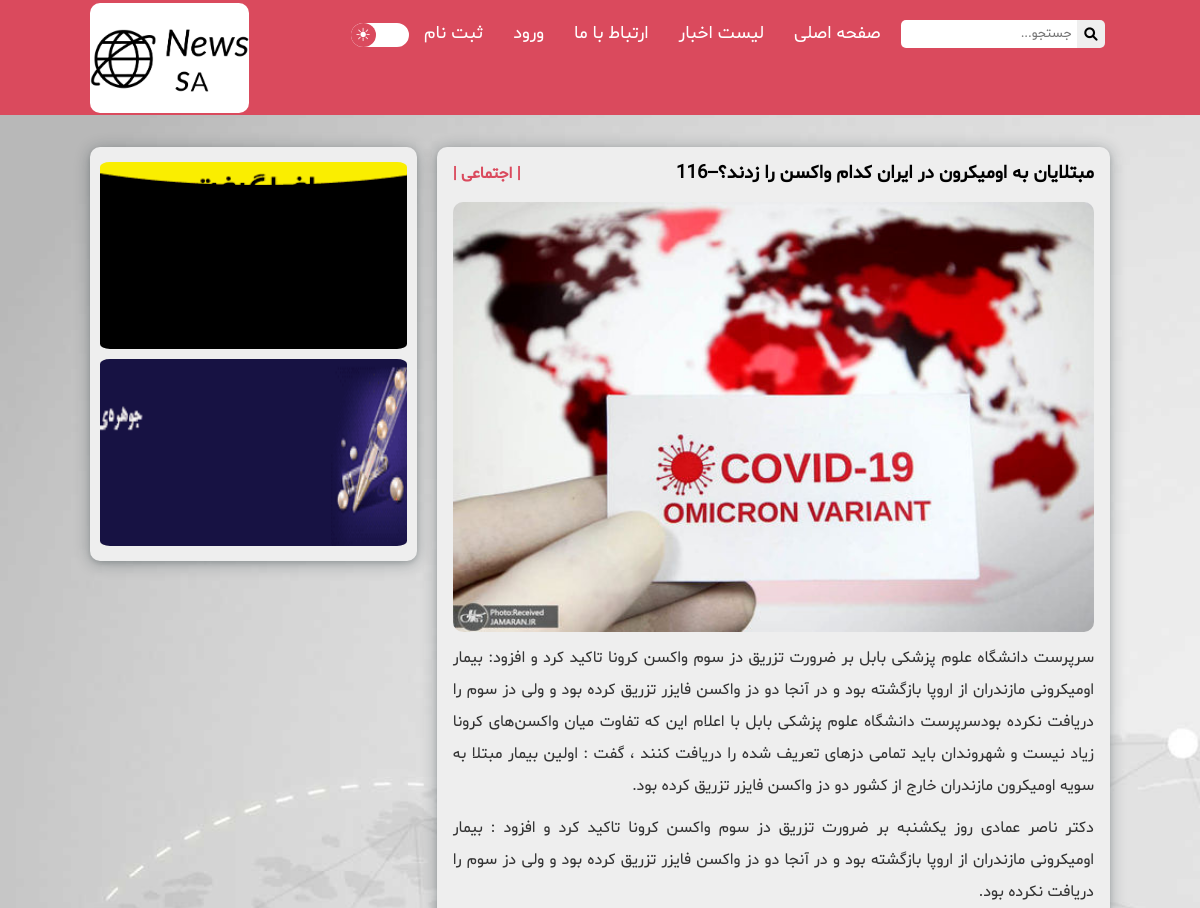
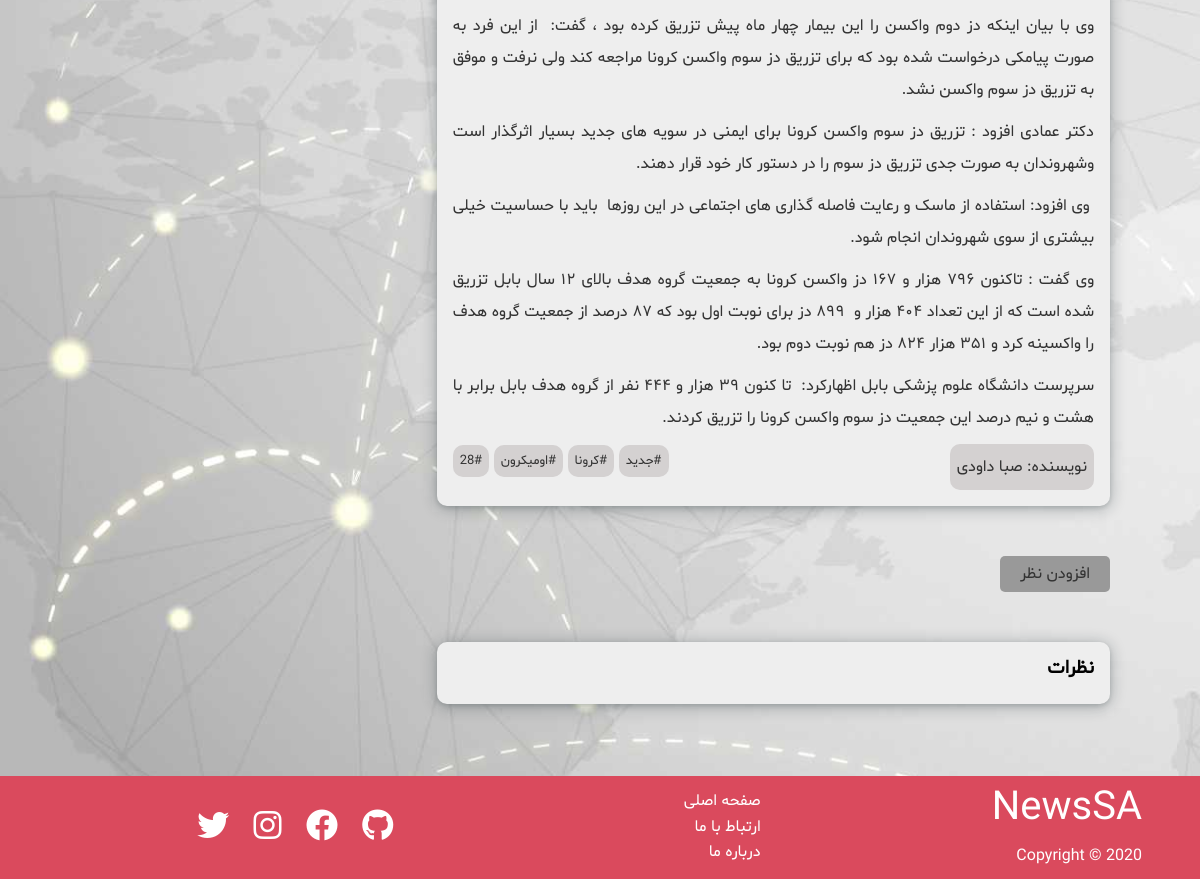
The page /article/28 on the database its author committed (2 pictures, top to bottom).
### weblog/models.py (models this page shows, shortened)
class Post(models.Model):
    title = models.CharField(max_length=60)
    image = models.ImageField(upload_to="posts-images", null=True)
    date = models.DateField(default=now())
    visitors = models.PositiveIntegerField(default=0)
    body = RichTextField(blank=True, null=True)
    author = models.ForeignKey(
        User, on_delete=models.CASCADE, null=True)
    tags = models.ManyToManyField(Tag)
    category = models.ForeignKey(Category, on_delete=models.CASCADE, null=True)
    promote = models.BooleanField(default=False, null=True)

class Category(models.Model):
    name = models.CharField(max_length=20)
    def __str__(self):
        return self.name

class Tag(models.Model):
    caption = models.CharField(max_length=20)

### weblog/views.py (the view)
# urls.py: path('article/<int:id>', views.ArticleDetailView, name="article-detail"),
def ArticleDetailView(request, id):
    post = get_object_or_404(Post, id=id)
    post.visitors += 1
    post.save()
    comments = Comment.objects.filter(parent__isnull=True, post=post,status=True)
    return render(request, "weblog/article_details.html", {
        "post": post,
        "comments": comments,
    })

### weblog/templates/weblog/article_details.html (shortened to what this page needs)
{% extends 'base.html' %}
{% load static %}
{% block content %}
<div class="more">
    <div class="container grid">
        <div class="grid" id="more_side_right">
            <div class="more-head flex">
                <h3><a href="">{{ post.title }}--{{ post.visitors }}</a></h3>
                <h4><a href="">| {{ post.category }} |</a></h4>
            </div>
            <img src="{{ post.image.url }}" alt="">
            {{ post.body|safe }}
            <span class="tag">
                <span style="font-size: medium">نویسنده: {{ post.author.first_name }} {{ post.author.last_name }}</span>
                <div>
                    {% for tag in post.tags.all %}
                    <span>#<a href="{% url 'all-posts' %}?q={{ tag.caption }}">{{ tag.caption }}</a></span>
                {% endfor %}
                <span>#{{post.id}}</span>
                </div>
            </span>
        </div>
        <br>
        <br>
        <div class="sidebar">
            <div class="grid" id="more_side_left">
                <div class="slideShow_ads" style="position: sticky;">
                    <div class="iframe">
                        <a href="#">
                            <div class="adsSlides adsFade">
                                <img src="{% static 'images/gif1.gif' %}" alt="">
                            </div>
                        </a>
                    </div>
                        <div class="iframe">
                            <a href="#">
                                <div class="adsSlides2 adsFade">
                                    <img src="{% static 'images/gif3.gif' %}" alt="">
                                </div>
                            </a>
                        </div>
                </div>
            </div>
        </div>
        <div class="add-comment">
            <a id="add-comment-btn" href="{% url 'add-comment' post.pk %}">افزودن نظر</a>
        </div>
        <div class="grid comment">
            <h3>نظرات</h3>
        </div>
    </div>
</div>
{% endblock content %}

### static/css/style.css (style rules this page uses)
* { box-sizing: border-box; padding: 0; margin: 0; font-family: Tanha; }
body { background-color: #333; color: #333; line-height: 1.6; background-attachment: fixed; background-repeat: no-repeat; background-size: cover; }
a { text-decoration: none; color: #333; }
p { margin: 10px 0; }
img { width: 100%; height: 100%; border-radius: 10px; }
.iframe img { height: 197px; width: 100%; padding: 5px 0; }
.more { margin: 1rem 0; line-height: 2; }
.more .container { margin: 1rem auto; }
.more .container p { margin: 0; text-align: justify; }
.more .flex { justify-content: space-between; }
.more .grid { grid-template-columns: repeat(3, 1fr); align-items: flex-start; height: auto; }
.more .container .grid { border-radius: 10px; padding: 0.5rem 1rem 1rem 1rem; grid-template-columns: 1fr; grid-column: 1/3; gap: 10px; align-items: flex-start; height: auto; margin: 1rem auto; }
.more-head h4 a { color: var(--primary-color); white-space: nowrap; }
.more .tag { display: flex; justify-content: space-between; gap: 10px; }
.more .tag span { font-size: small; padding: 7px; border-radius: 10px; justify-self: end; }
.more .container .sidebar { grid-row: 1/6; grid-column: 3/4; width: 100%; height: 100%; }
.more .container .sidebar .grid { border: none; grid-template-columns: 1fr; padding: 10px; }

### static/css/light.css (style rules this page uses)
:root { --primary-color: #da4a5d; --content-color: #646464; }
body { background-image: url("../images/cool-background.jpg"); }
.more .container .grid { box-shadow: rgba(14, 30, 37, 0.12) 0px 2px 4px 0px, rgba(14, 30, 37, 0.32) 0px 2px 16px 0px; background-color: #eeeeee; }
.more-head h3 a { color: #000000; }
.more .tag span { background-color: rgb(212, 209, 209); }
.more-head h3 a { color: black; }
.more-head h4 a { color: var(--primary-color); }
.comment h3 { color: black; }

### static/css/slideShow.css (style rules this page uses)
* { box-sizing: border-box }
body { font-family: Verdana, sans-serif; margin:0 }
img { vertical-align: middle; }
.comment { display: block; right: -100px; }
.grid .comment { grid-column-start: 1; width: 100%; grid-column-end: 1; justify-content: start; }
.add-comment { align-self: center; grid-row: 2; }
#add-comment-btn { padding: 7px 20px; border-radius: 5px; background-color: rgb(153, 153, 153); transform: scale(1.01); }

### static/css/utilities.css (style rules this page uses)
.container { max-width: 1100px; margin: 0 auto; overflow: auto; padding: 0 40px; }
.flex { display: flex; justify-content: center; align-items: center; height: 100%; }
.grid { display: grid; grid-template-columns: repeat(2, 1fr); gap: 20px; justify-content: center; align-items: center; height: 100%; }

### static/css/ex.css (style rules this page uses)
.adsSlides { display: none; }
.adsSlides2 { display: none; }
.iframe a { position: relative; margin: auto; }

### static/css/dark.css (style rules this page uses)
:root { --primary-color: #63429d; --secondary-color: #9478c5; --content-color: #cac7c7; }
h2, h1, p, a { color: var(--content-color); }
body { background-image: url("../images/dark.jpg"); }
.more .container .grid { box-shadow: rgb(122, 122, 122) 0px 2px 4px 0px, rgb(122, 122, 122) 0px 2px 16px 0px; background-color: #3a3a3a; }
.more .tag span { font-size: small; padding: 5px; border-radius: 10px; justify-self: end; background-color: rgb(87, 87, 87); color: var(--content-color); }
.more-head h3 a { color: var(--content-color); }
.more-head h4 a { color: var(--secondary-color); }
.comment h3 { color: white; }

### rows shown on the page
Post: title "مبتلایان به اومیکرون در ایران کدام واکسن را زدند؟", visitors "116", category "اجتماعی", image (picture), body "سرپرست دانشگاه علوم پزشکی بابل بر ضرورت تزریق دز سوم واکسن کرونا تاکید کرد و افزود: بیمار اومیکرونی مازندران از اروپا بازگشته بود و در آنجا دو دز واکسن فایزر تزریق کرده بود و ولی دز سوم را دریافت نکرده بودسرپرست دانشگاه علوم پزشکی بابل با اعلام این که تفاوت میان واکسن‌های کرونا زیاد نیست و شهروندان باید تمامی دزهای تعریف شده را دریافت کنند ، گفت : اولین بیمار مبتلا به سویه اومیکرون مازندران خارج از کشور دو دز واکسن فایزر تزریق کرده بود. دکتر ناصر عمادی روز یکشنبه بر ضرورت تزریق دز سوم واکسن کرونا تاکید کرد و افزود : بیمار اومیکرونی مازندران از اروپا بازگشته بود و در آنجا دو دز واکسن فایزر تزریق کرده بود و ولی دز سوم را دریافت نکرده بود. وی با بیان اینکه دز دوم واکسن را این بیمار چهار ماه…", author.first_name "صبا", author.last_name "داودی", id "28"
Tag: caption "جدید"
Tag: caption "کرونا"
Tag: caption "اومیکرون"
